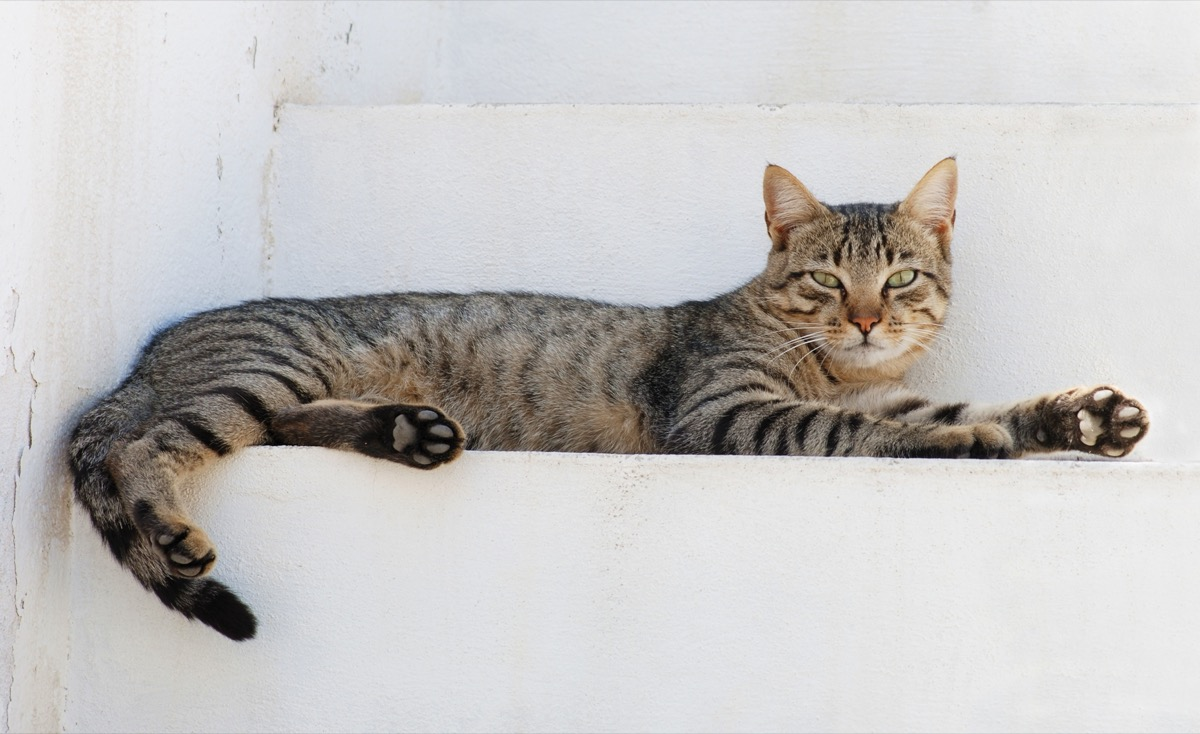
#> input picture test/fixtures/cat.jpg, 1200 x 734 px
$ python debug_annotate.py
#> lines starting #> are read from the running program, lines starting #| are printed output that depends on the picture
### server/app/detect.py
"""
Cat face detection and 8-point landmark extraction.

Detection is staged, most-trustworthy first. This shape came out of a real
failure: on an ordinary phone photo of an alert cat with its head pitched
up ~10 degrees, a single loosened Haar pass found *only* a 90px false
positive on the cat's eye - and the landmark predictor then fitted an
entire face inside that eyeball, so every downstream measurement was
garbage delivered with 74% confidence. Meanwhile the strict pass found
nothing, which at least was honest.

Measured across 11 real photos (see tests/test_pipeline_integration.py):

  Stage 1 - strict Haar, unrotated (scaleFactor 1.05, minNeighbors 3).
            Found the correct face on every ordinary photo (IoU >= 0.98).
            Its only misses are pitched/rotated/extreme heads. Largest box
            wins here - on this stage, that rule was never wrong.
  Stage 2 - both cat cascades on rotated copies (+/-20, +/-35 degrees),
            still strict. Recovers pitched heads. A box needs >= 2 agreeing
            detections (clustered by IoU), because a single rotated hit is
            often a warp artifact. Rotation uses black borders and rejects
            boxes touching the padded corners for the same reason.
  Stage 3 - loose Haar, unrotated (1.02 / 2). Recovers extreme poses
            (a hissing Sphynx in profile) but also produces false positives,
            so anything found here is flagged `reliable=False` and the app
            hedges instead of asserting.

pycatfd's own FHOG detector was dropped: it found nothing on any of the
11 photos, at any upsampling, so it was only adding latency.

Landmarks: pycatfd's dlib shape predictor (8 points), which fits *some*
face inside any box it is handed - which is exactly why box quality has
to be settled before the predictor ever runs.
"""
from dataclasses import dataclass
from pathlib import Path
import cv2
import dlib
import numpy as np

from . import catdet, facedet

MODELS_DIR = Path(__file__).resolve().parent.parent / "models"

_CASCADE_EXT_PATH = MODELS_DIR / "haarcascade_frontalcatface_extended.xml"
_CASCADE_STD_PATH = MODELS_DIR / "haarcascade_frontalcatface.xml"
_PREDICTOR_DAT_PATH = MODELS_DIR / "predictor.dat"

_MIN_FACE_PX = 75
_ROTATIONS_DEG = (-20, 20, -35, 35)
_CLUSTER_IOU = 0.3
_MIN_VOTES = 2

_cascade_ext = None
_cascade_std = None
_predictor = None


# [26 lines left out: functions _load_cascade, _ext, _std, _shape_predictor, not called in this run]


@dataclass(frozen=True)
class DetectedFace:
    box: tuple  # (x, y, w, h) in the original image
    landmarks: list  # 8 (x, y) points, pycatfd CatFaceLandmark order
    detector: str  # "yolox-face", "haar", "haar-rotated", "haar-contained", or "haar-loose" - which stage found it
    reliable: bool  # False when the box came from the loose stage


class NoCatFaceFound(Exception):
    """No cat face anywhere in the photo."""


class CatFoundButNoFace(NoCatFaceFound):
    """A whole-cat detector sees a cat, but no stage found a readable face -
    typically a profile, a cat facing away, or a face hidden behind
    something. Different message for the user; same handling otherwise."""


# [7 lines left out: function _iou, not called in this run]


def _largest(boxes):
    x, y, w, h = max(boxes, key=lambda b: b[2] * b[3])
    return (int(x), int(y), int(w), int(h))


def _stage_strict(gray, min_px=_MIN_FACE_PX):
    boxes = _ext().detectMultiScale(gray, scaleFactor=1.05, minNeighbors=3, minSize=(min_px, min_px))
    return _largest(boxes) if len(boxes) else None


# [12 lines left out: functions _rotate, _unrotate_box, not called in this run]


def _median_box(cluster):
    return tuple(int(v) for v in np.median(np.array(cluster), axis=0))


_ROTATION_TIERS = ((-20, 20), (-35, 35))
"""Try the gentle angles first; the steep ones only if nothing was found.
Most pitched heads resolve in the first tier, at half the cost."""


# [30 lines left out: function _stage_rotated, not called in this run]


def _stage_loose(gray, min_px=_MIN_FACE_PX):
    boxes = _ext().detectMultiScale(gray, scaleFactor=1.02, minNeighbors=2, minSize=(min_px, min_px))
    return _largest(boxes) if len(boxes) else None


_DETECT_MAX_SIDE = 1400
"""Detection runs on a copy no larger than this on its longest side.

Haar cascades are trained on 24x24 patches and get noisy on large, finely
textured photos. On a 1450x2576 phone photo of a wide-eyed tabby, every
stage missed the 550px face at full resolution and the loose stage
settled on a 168px patch of fur; downscaled to anywhere between 500 and
1600px, the rotated stage found the same face box every time. On a
2576px photo of a cat in profile, full resolution produced a *false*
face on the chest fur, and 1400px correctly found nothing.

1400 is also exactly the long side the browser app uploads (MAX_RENDER_SIDE
in src/main.ts), so for photos from the app the server measures the very
pixels the phone sent, with no second resampling in between.

The box is found on the downscaled copy and mapped back; the landmarks
and the pupil measurement still use the full-resolution pixels.

Known limit, measured and accepted: fluffy chest fur can produce a
Haar "face" that no cheap check separates from a real one (its level
weight, neighbour count, and eye-region contrast all overlap with real
faces found by the loose stage). Such a box only ever comes from the
loose stage, which is flagged unreliable, and the scorer caps the
confidence of any unreliable reading at 0.5."""


_CONTAINER_AREA_RATIO = 2.5
_CONTAINER_SLACK = 0.2  # the small box may poke out of the big one by this fraction of its size


# [32 lines left out: functions _contains, _containing_face, not called in this run]


_MIN_FACE_FRACTION_OF_CAT = 0.12
_FACE_PART_FRACTION_OF_CAT = 0.25


# [18 lines left out: functions _min_face_px, _could_be_a_face_part, not called in this run]


def detect_cat_face(bgr) -> DetectedFace:
    """Find a cat face and its 8 landmarks in a BGR image (as loaded by cv2.imread).

    Order of trust:
      0. learned YOLOX cat-face detector, if its model file is present
         (facedet.py) - trained on faces at every angle; skipped when absent.
      1-3. the Haar stages above, each candidate vetoed if it sits outside
         every whole-cat box NanoDet found (catdet.py) - that removes leaf
         patches and people's faces without touching anything on the cat.
      If nothing is found and NanoDet did see a cat, raise CatFoundButNoFace
      so the app can say "I see a cat, but not its face".
    """
    gray = cv2.cvtColor(bgr, cv2.COLOR_BGR2GRAY)
    h_full, w_full = gray.shape
    scale = min(1.0, _DETECT_MAX_SIDE / max(h_full, w_full))
    small = cv2.resize(gray, None, fx=scale, fy=scale, interpolation=cv2.INTER_AREA) if scale < 1.0 else gray
    small_bgr = cv2.resize(bgr, None, fx=scale, fy=scale, interpolation=cv2.INTER_AREA) if scale < 1.0 else bgr

    cats = catdet.find_cats(small_bgr)

    box, detector, reliable = None, "", False

    faces = facedet.find_faces(small_bgr)
    faces = [f for f in faces if catdet.inside_any(f.box, cats)]
    # A box the detector itself is not confident about is not treated as
    # found here; it falls through to the Haar stages below (see
    # facedet.CONF_RELIABLE for why - dlib can fabricate a plausible-looking
    # but wrong landmark on a box like this, and geometry alone did not
    # catch it on a real profile photo).
    if faces and faces[0].score >= facedet.CONF_RELIABLE:
        box, detector, reliable = facedet.to_predictor_framing(faces[0].box), "yolox-face", True

    if box is None:
        # Haar only needs to look for faces of a plausible size for the cat
        # in the photo; that alone halves each cascade pass on one vCPU.
        # (Cropping the search to the cat box was tried and rejected: a
        # cascade's scale grid depends on the image extents, and the crop
        # changed which faces were found. minSize changed none of them.)
        min_px = _min_face_px(cats)
        for stage_fn, name, trust in (
            (_stage_strict, "haar", True),
            (_stage_rotated, "haar-rotated", True),
            (_stage_loose, "haar-loose", False),
        ):
            candidate = stage_fn(small, min_px)
            if candidate is not None and catdet.inside_any(candidate, cats):
                box, detector, reliable = candidate, name, trust
                break

        if box is not None and reliable and _could_be_a_face_part(box, cats):
            container = _containing_face(small, box)
            if container is not None:
                box, detector = container, "haar-contained"

    if box is None:
        if cats:
            raise CatFoundButNoFace("a cat is in the photo but its face is not readable")
        raise NoCatFaceFound("no cat face found at any detection stage")

    # Map the box back onto the full-resolution image.
    box = tuple(int(round(v / scale)) for v in box)
    x, y, w, h = box
    rect = dlib.rectangle(x, y, x + w, y + h)
    shape = _shape_predictor()(bgr, rect)
    points = [(shape.part(i).x, shape.part(i).y) for i in range(shape.num_parts)]

    return DetectedFace(box=box, landmarks=points, detector=detector, reliable=reliable)

### server/app/pipeline.py
"""
End to end: photo bytes -> detected cat face -> geometry + eye signals
-> a feeling reading. Everything downstream of detect_cat_face is pure
and unit-tested; this module just wires it together.
"""
from dataclasses import dataclass
import numpy as np
import cv2

from .detect import detect_cat_face, DetectedFace
from .eyes import eye_signals, EyeSignals
from .geometry import landmarks_from_points, face_geometry, FaceGeometry
from .feelings import read_feeling, Reading


@dataclass(frozen=True)
class AnalysisResult:
    reading: Reading
    geometry: FaceGeometry
    eyes: EyeSignals
    face: DetectedFace


# [6 lines left out: function analyse_bytes, not called in this run]


def analyse_image(bgr: np.ndarray) -> AnalysisResult:
    face = detect_cat_face(bgr)
    lm = landmarks_from_points(face.landmarks)
    geometry = face_geometry(lm)
    eyes = eye_signals(bgr, lm, geometry.interocular_dist)
    reading = read_feeling(geometry, eyes, face_reliable=face.reliable)
    return AnalysisResult(reading=reading, geometry=geometry, eyes=eyes, face=face)

### server/debug_annotate.py
"""One-off script: draw the detected face box, 8 landmarks, and the
resulting feeling sticker onto the real cat fixture, for visual proof."""
import sys
from pathlib import Path
import cv2

sys.path.insert(0, str(Path(__file__).resolve().parent))
from app.pipeline import analyse_image

FIXTURE = Path(__file__).resolve().parent.parent / "test" / "fixtures" / "cat.jpg"
OUT = Path(__file__).resolve().parent / "debug_output.jpg"

bgr = cv2.imread(str(FIXTURE))
#> bgr is the input picture: shape (734, 1200, 3); mean B, G, R 193.1, 194.2, 196.3
result = analyse_image(bgr)
#> in detect_cat_face, `gray = cv2.cvtColor(bgr, cv2.COLOR_BGR2GRAY)`:
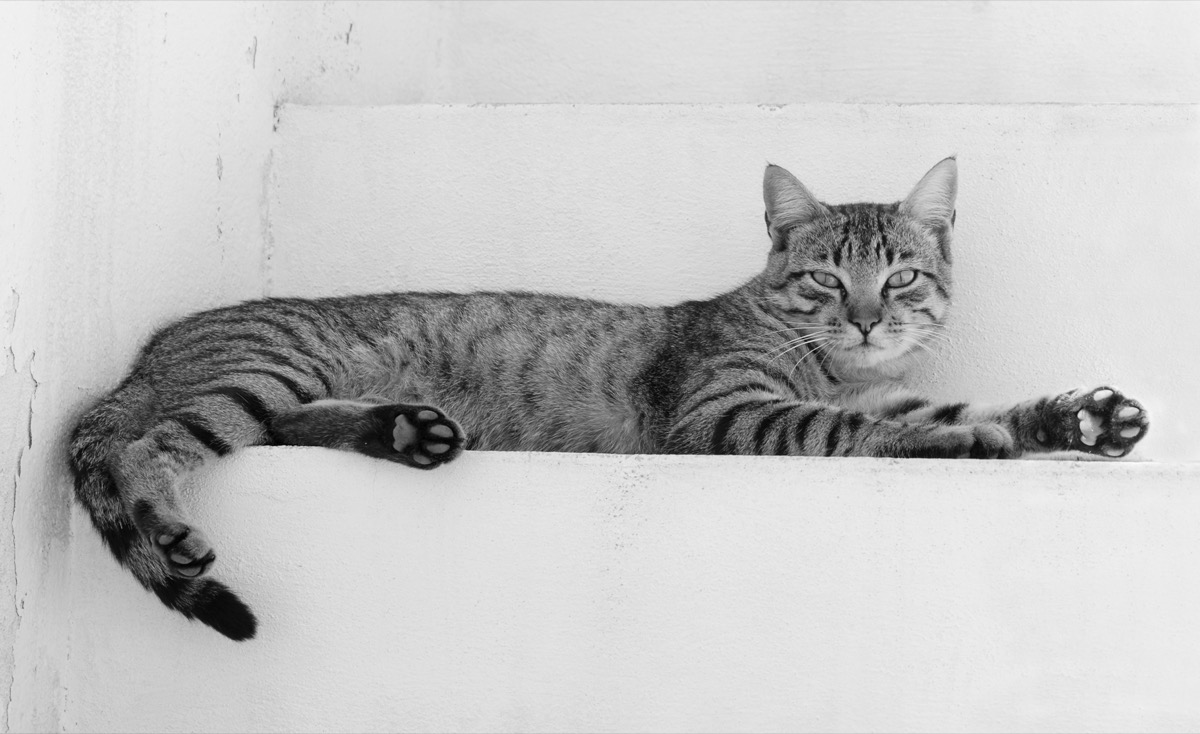
#> gray: shape (734, 1200); min 0, max 254, mean 194.7
#> (the run stopped early here; a loop or call above may not have finished)
